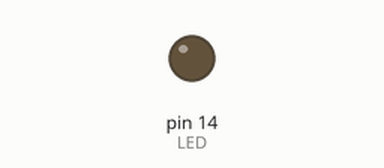
This sketch was run on a simulated Arduino Uno, built with avr-gcc and run on an emulated ATmega328P. Parts: output pins drawn as LEDs (lit = HIGH).

Above: at 1.0 s.
At 14.8 s:
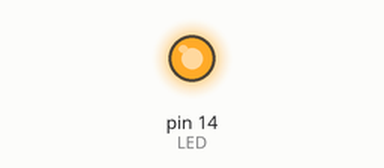
Timing chart, 0 to 19.6 s (numbered marks = the images above):
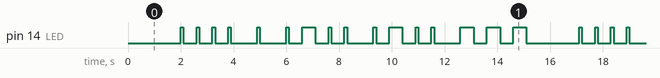

The sketch:

sketch_sep03a.ino
```cpp
#define LED 14  // The pin the LED is connected to
void setup() {
  pinMode(LED, OUTPUT); // Declare the LED as an output
}

void loop() {

  // HELLO
  digitalWrite(LED, LOW); // Turn the LED off H
  delay(2000);

  digitalWrite(LED, HIGH); // Turn the LED on .
  delay(100);

  digitalWrite(LED, LOW); // Turn the LED off
  delay(500);

  digitalWrite(LED, HIGH); // Turn the LED on .
  delay(100);

  digitalWrite(LED, LOW); // Turn the LED off
  delay(500);

  digitalWrite(LED, HIGH); // Turn the LED on .
  delay(100);

  digitalWrite(LED, LOW); // Turn the LED off
  delay(500);

  digitalWrite(LED, HIGH); // Turn the LED on .
  delay(100);

  digitalWrite(LED, LOW); // Turn the LED off E
  delay(1000);

  digitalWrite(LED, HIGH); // Turn the LED on .
  delay(100);

  digitalWrite(LED, LOW); // Turn the LED off L
  delay(1000);

  digitalWrite(LED, HIGH); // Turn the LED on .
  delay(100);

  digitalWrite(LED, LOW); // Turn the LED off
  delay(500);

  digitalWrite(LED, HIGH); // Turn the LED on -
  delay(500);

  digitalWrite(LED, LOW); // Turn the LED off
  delay(500);

  digitalWrite(LED, HIGH); // Turn the LED on .
  delay(100);

  digitalWrite(LED, LOW); // Turn the LED off
  delay(500);

  digitalWrite(LED, HIGH); // Turn the LED on .
  delay(100);

  digitalWrite(LED, LOW); // Turn the LED off L
  delay(1000);

  digitalWrite(LED, HIGH); // Turn the LED on .
  delay(100);

  digitalWrite(LED, LOW); // Turn the LED off
  delay(500);

  digitalWrite(LED, HIGH); // Turn the LED on -
  delay(500);

  digitalWrite(LED, LOW); // Turn the LED off
  delay(500);

  digitalWrite(LED, HIGH); // Turn the LED on .
  delay(100);

  digitalWrite(LED, LOW); // Turn the LED off
  delay(500);

  digitalWrite(LED, HIGH); // Turn the LED on .
  delay(100);

  digitalWrite(LED, LOW); // Turn the LED off O
  delay(1000);

  digitalWrite(LED, HIGH); // Turn the LED on -
  delay(500);

  digitalWrite(LED, LOW); // Turn the LED off
  delay(500);

  digitalWrite(LED, HIGH); // Turn the LED on -
  delay(500);

  digitalWrite(LED, LOW); // Turn the LED off
  delay(500);

  digitalWrite(LED, HIGH); // Turn the LED on -
  delay(500);
}
```

Measured:
- by itself, pin 14 (LED): moves between LOW and HIGH, repeating every 15.1 s
- by itself, everything shown: repeats every 15.1 s, in 32 steps
